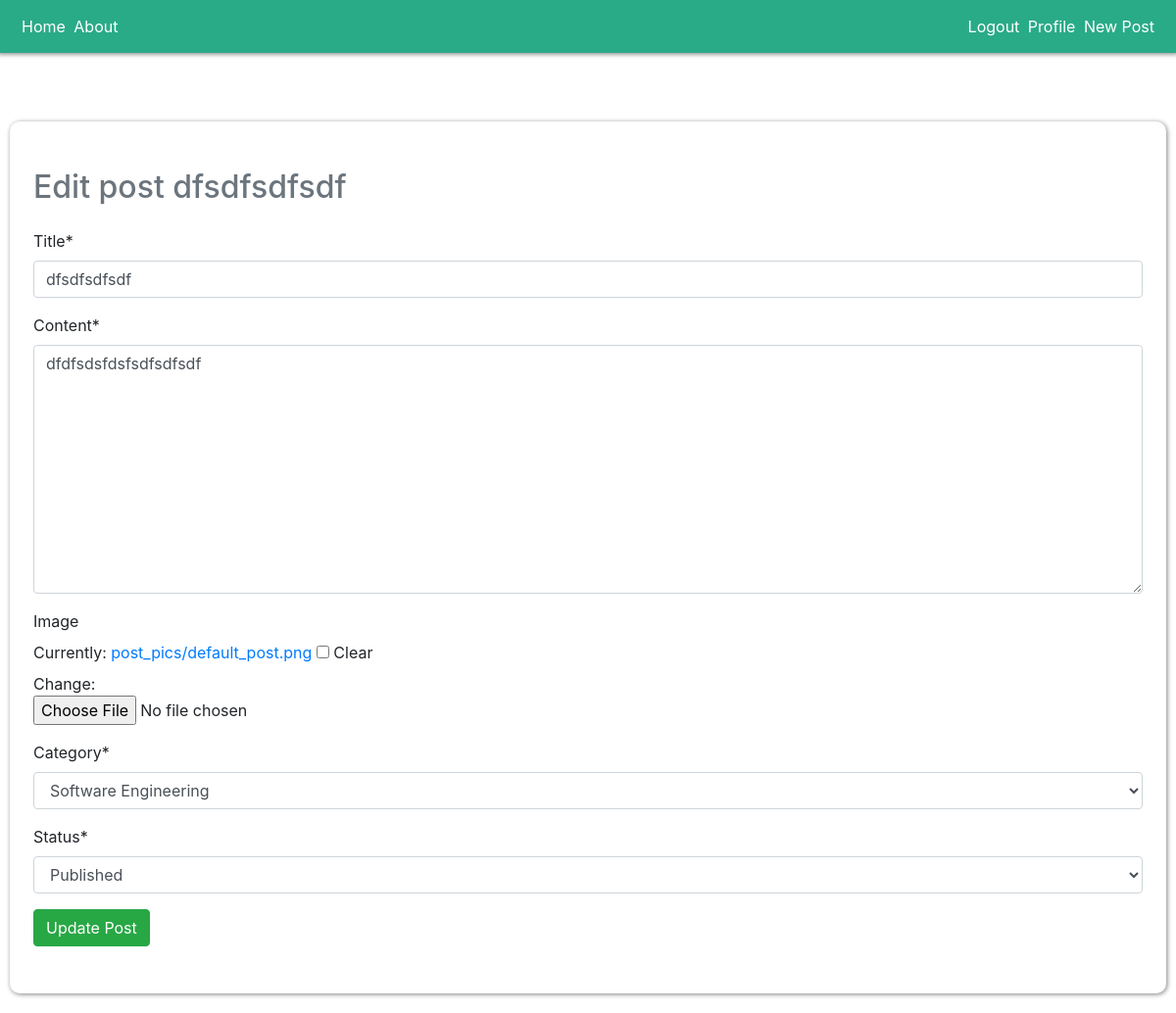
Screenshot of /edit_post/6 (signed in) with the database file from the repository.
### BLOG/models.py (models this page shows)
class Post(models.Model):
  title=models.CharField(max_length=75)
  content=models.TextField(max_length=10000)
  image=models.ImageField(upload_to="post_pics", blank=True, default="post_pics/default_post.png")
  post_date=models.DateTimeField(auto_now_add=True)
  views=models.IntegerField(default=0)
  likes=models.ManyToManyField(User)
  publisher = models.ForeignKey(User,on_delete=models.CASCADE, default=None, related_name="publisher")
  status=models.CharField(max_length=30, choices=(("1","Draft"),("2","Published")),default=("1","Draft"))
  category=models.CharField(max_length=30,choices=(("1","Software Engineering"),("2","Comedy"),("3","News"),("4","Informative")), default=("5","Personal"))
  def __str__(self):
    return self.title

### BLOG/views.py (the view)
# urls.py: path('edit_post/<int:id>', edit_post, name="edit_post"),
def edit_post(request,id):
  post=Post.objects.get(id=id)
  form=PostBlogForm(instance=post)
  if request.method=="POST":
    form=PostBlogForm(request.POST, request.FILES, instance=post)
    if form.is_valid():
      form.save()
      return redirect(f"/post_detail/{id}")
  context={
    "form":form,
    "post":post,
  }
  return render(request, "BLOG/edit_post.html",context)

### BLOG/forms.py
class PostBlogForm(forms.ModelForm):
  class Meta:
    model=Post
    fields=('title', 'content', 'image','category', 'status')

### BLOG/templates/BLOG/edit_post.html
{% extends 'BLOG/BASE.html' %}
{% block content %}
{% load crispy_forms_tags %}
{% if request.user.is_authenticated %}
<div class="password-reset-success-container px-4 py-5">
  {% if request.user == post.publisher %}
  <h2 class="text-secondary mb-4">Edit post {{post}}</h2>
  <form method="post" enctype="multipart/form-data">
    {% csrf_token %} {{ form | crispy }}
    <button type="submit" class="btn btn-success hover">Update Post</button>
  </form>
  {%else%}
  <p class="text-danger">you cannot edit this post</p>
  {% endif %}
  {% else %}
  <p class="text-warning">You aren't logged in</p>
  {% endif %}
</div>
{% endblock content %}

### BLOG/static/css/base.css (style rules this page uses)
.password-reset-success-container { box-shadow: 1px 1px 5px 0 gray; background-color: #fff; min-width: 500px; border-radius: 10px; margin: 70px 10px 20px 10px; height: min-content; text-align: start; padding: 10px 30px; }

### rows the page displays
Post: title "dfsdfsdfsdf", content "dfdfsdsfdsfsdfsdfsdf", category "Software Engineering", status "Published"
